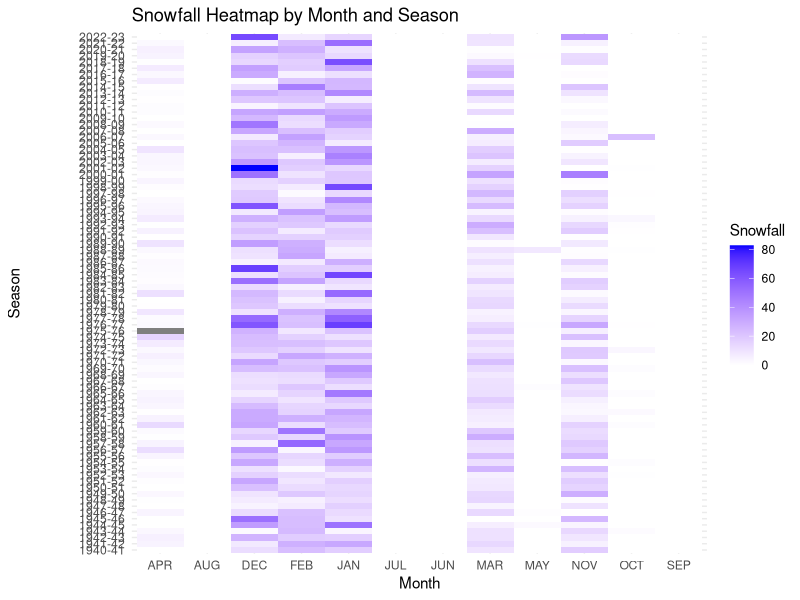

The R source for this figure:
## ---- chunk 1
knitr::opts_chunk$set(echo = TRUE)
#install.packages(c("readr", "dplyr","tidyr"))
library(readr); library(dplyr)

buffalo_weather_csv <- read_csv("buffalo_weather.csv.csv")
#skip every 11th line 
buffalo_weather<- buffalo_weather_csv %>%
  dplyr::filter(row_number() %% 11 != 0)

View(buffalo_weather)

## ---- chunk 2
knitr::opts_chunk$set(echo = TRUE)
library(tidyr)
buffalo_snow <- buffalo_weather %>%
  filter(!SEASON %in% c("2024-25", "2025-26", "2026-27", "2027-28", "2028-29", "2029-30")) %>%
  na.omit()  

View(buffalo_snow)
# make data long with pivot_longer
buffalo_long<- buffalo_snow %>%
  pivot_longer(cols = JUL:JUN, 
               names_to = "Month", 
               values_to = "Snowfall") %>%
  mutate(Snowfall = ifelse(Snowfall == "T", 0.01, as.numeric(Snowfall)))  # Convert "T" to a small numeric value

View(buffalo_long)

#install.packages("gglot2")
library(ggplot2)
#heatmap plot 
ggplot(buffalo_long, aes(x = Month, y = SEASON, fill = Snowfall)) +
  geom_tile() +
  scale_fill_gradient(low = "white", high = "blue") +
  labs(title = "Snowfall Heatmap by Month and Season",
       x = "Month",
       y = "Season") +
  theme_minimal() +
  theme(axis.title.y = element_text(margin = margin(r = 40))) # tired extending the y-axis 
## ---- chunk 3
knitr::opts_chunk$set(echo = TRUE)

# remove spring/summer months
winter <- buffalo_long %>%
  filter(!Month %in% c("JUN", "JUL", "AUG", "SEP"))

print(winter)

# grouping season and month pinpoint the exact date of worse snowfall
worst_snow <- winter %>%
  group_by(SEASON, Month) %>%
  summarise(Total_Snowfall = sum(Snowfall, na.rm = TRUE), .groups = 'drop') %>%
  filter(Total_Snowfall == max(Total_Snowfall, na.rm = TRUE))

print(worst_snow)
